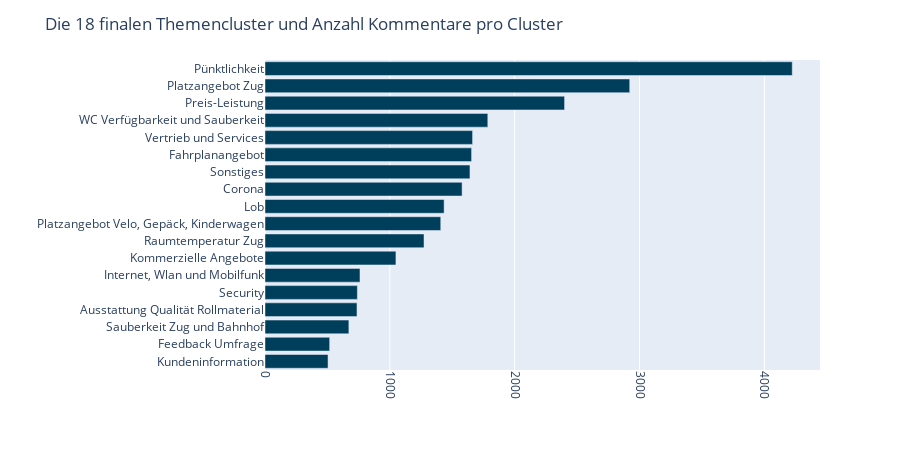

Write notebook code for a chart like this one.
### Code cell
import plotly.express as px
import plotly.io as pio

fig = px.bar(df_print.sort_values('Anzahl Kommentare', ascending=True),
    y='Themencluster', 
    x='Anzahl Kommentare',
    opacity = 1,
    color_discrete_sequence =color_discrete_sequence
                 )

fig.update_layout(
    title="Die 18 finalen Themencluster und Anzahl Kommentare pro Cluster",
    xaxis_title='',
    yaxis_title='',
    xaxis=dict(tickangle=90),
    width=900, 
    height=450,
    legend_title="")

fig.show()

pio.write_image(fig,"../../exports/images/fig-18-Themencluster-expertenreview.svg") #save fig as svg

### Figure 1 — Plotly figure (JSON) as saved in the notebook; plotly's stock layout.template omitted (floating-point values rounded to 4 significant figures)
{"data": [{"alignmentgroup": "True", "hovertemplate": "Anzahl Kommentare=%{x}<br>Themencluster=%{y}<extra></extra>", "legendgroup": "", "marker": {"color": "#003f5c", "opacity": 1, "pattern": {"shape": ""}}, "name": "", "offsetgroup": "", "orientation": "h", "showlegend": false, "textposition": "auto", "type": "bar", "x": [505, 518, 672, 737, 740, 761, 1049, 1274, 1408, 1435, 1579, 1642, 1655, 1663, 1785, 2400, 2922, 4224], "xaxis": "x", "y": ["Kundeninformation", "Feedback Umfrage", "Sauberkeit Zug und Bahnhof", "Ausstattung Qualität Rollmaterial", "Security", "Internet, Wlan und Mobilfunk", "Kommerzielle Angebote", "Raumtemperatur Zug", "Platzangebot Velo, Gepäck, Kinderwagen", "Lob", "Corona", "Sonstiges", "Fahrplanangebot", "Vertrieb und Services", "WC Verfügbarkeit und Sauberkeit", "Preis-Leistung", "Platzangebot Zug", "Pünktlichkeit"], "yaxis": "y"}], "layout": {"barmode": "relative", "height": 450, "legend": {"title": {"text": ""}, "tracegroupgap": 0}, "margin": {"t": 60}, "title": {"text": "Die 18 finalen Themencluster und Anzahl Kommentare pro Cluster"}, "width": 900, "xaxis": {"anchor": "y", "domain": [0, 1], "tickangle": 90, "title": {"text": ""}}, "yaxis": {"anchor": "x", "domain": [0, 1], "title": {"text": ""}}}}
